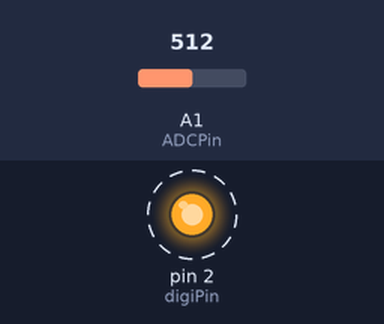
Recording of a sketch running on a simulated Arduino Uno, built with avr-gcc and run on an emulated ATmega328P. On the bench: output pins drawn as LEDs (lit = HIGH). Dashed ring = blinking. Inputs (shaded band) come from the test bench; at power-on: A1 (ADCPin) = 512. What the sketch prints to the serial monitor is not drawn.

Above: at 0.05 s.
Timing chart, 0 to 3.0 s (numbered marks = the images above):
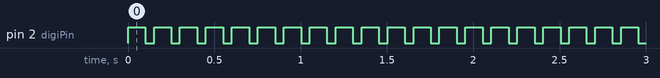

The sketch:

cap_touch.ino
```cpp
// (licence header left out)
int digiPin = 2;   int ADCPin = 1;   // same pin, but different numbering

// The ADC pin I used is A0. It is muxed as a digital pin as well.
// So I set the pin as digital output and pulled it to charge the RC circuit.
// Then set it as ADC input to measure the discharging on the C.

int discharge_time = 50; // read ADC after a  discharge period

void setup() {
  Serial.begin(9600);
}

void charge(){
  // charge to digital pin
  pinMode(digiPin, OUTPUT);
  digitalWrite(digiPin, HIGH);
  delay(100); // almost instant
  }

int discharge(){
  // measure discharge at an ADC pin that was previous charged

  digitalWrite(digiPin, LOW); // DO I need this?
  pinMode(digiPin, INPUT); // DO I NEED This?

  delay(discharge_time); // give it a longer time to discharge

  return analogRead(ADCPin);
  }

void loop() {
  charge();
  int local_reading = discharge();
  Serial.println(local_reading);
}
```

Measured:
- by itself, pin 2 (digiPin): alternates HIGH for 0.10 s and LOW for 0.05 s
